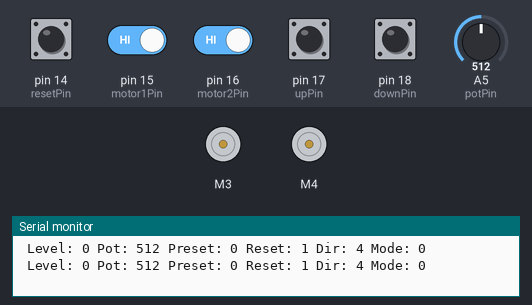
Simulated run of this sketch. Board: Arduino Uno, built with avr-gcc and run on an emulated ATmega328P. Parts: 2 × DC motor (green arrow = forward, orange = backward, longer = faster), the last lines printed to the serial monitor. The test bench sets the inputs (shaded band); at power-on: pin 14 (resetPin), pin 15 (motor1Pin), pin 16 (motor2Pin), pin 17 (upPin), pin 18 (downPin) HIGH, A5 (potPin) = 512.

Above: at 1.2 s.
1.3 s: pin 17 (upPin) pulled LOW for 0.15 s
At 1.37 s:
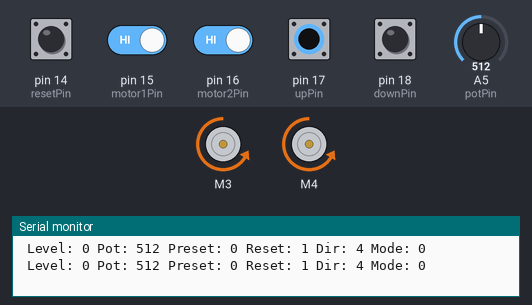
2.9 s: pin 18 (downPin) pulled LOW for 0.15 s
At 2.97 s:
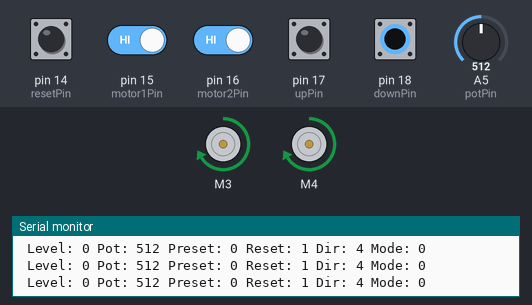
4.5 s: pin 15 (motor1Pin) driven LOW and pin 17 (upPin) driven LOW
At 5.2 s:
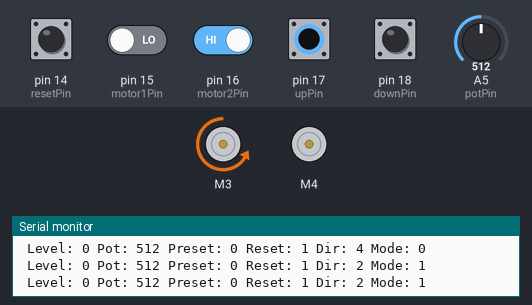
6.0 s: pin 15 (motor1Pin) driven HIGH
At 6.3 s:
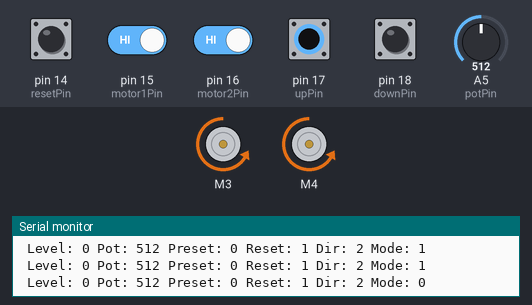
7.5 s: pin 17 (upPin) driven HIGH
At 8.7 s:
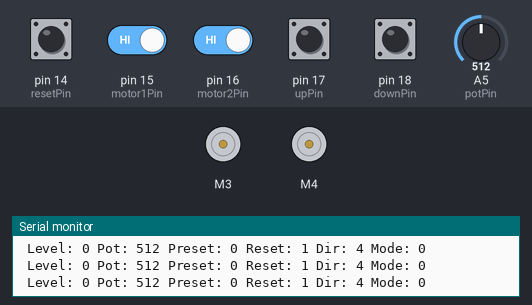
9.0 s: pin 16 (motor2Pin) driven LOW and pin 17 (upPin) driven LOW
At 9.8 s:
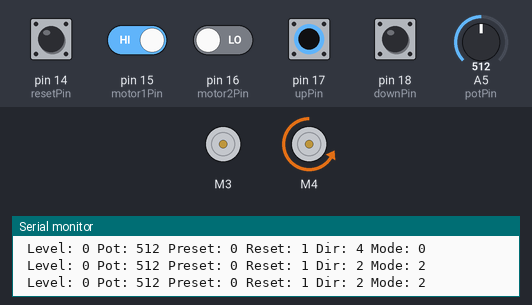
Timing chart, 0 to 11.5 s (numbered marks = the images above; inputs shaded):
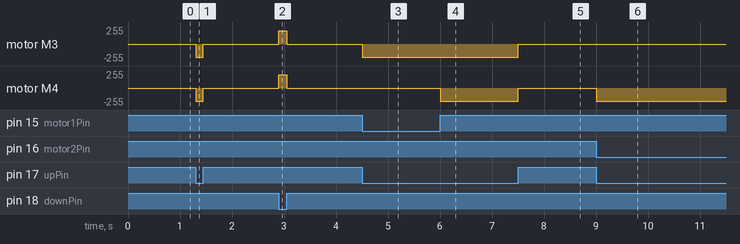

Measured:
- after the input at 1.3 s, motor M3, motor M4: stopped → backward 200/255 at once, → stopped 0.15 s later
- after the input at 2.9 s, motor M3, motor M4: stopped → forward 200/255 at once, → stopped 0.15 s later
- after the input at 4.5 s, motor M3: stopped → backward 200/255 at once
- after the input at 6.0 s, motor M4: stopped → backward 200/255 at once
- after the input at 7.5 s, motor M3, motor M4: backward 200/255 → stopped at once
- after the input at 9.0 s, motor M4: stopped → backward 200/255 at once

The sketch:

New_level.ino
```cpp
// Using AF Motor shield, 2x 6v geared motors, spooling up and down as crane
//the goal is to have a crane with two winches that keeps the load level
// Pot and hanging weight to sense level (pendulum principle, the pot measures the angle to the vertical)
//Arduino powered by USB, shield by 6V PS


//  ██████╗ ███████╗███████╗ ██████╗██████╗ ██╗██████╗ ████████╗██╗ ██████╗ ███╗   ██╗
//  ██╔══██╗██╔════╝██╔════╝██╔════╝██╔══██╗██║██╔══██╗╚══██╔══╝██║██╔═══██╗████╗  ██║
//  ██║  ██║█████╗  ███████╗██║     ██████╔╝██║██████╔╝   ██║   ██║██║   ██║██╔██╗ ██║
//  ██║  ██║██╔══╝  ╚════██║██║     ██╔══██╗██║██╔═══╝    ██║   ██║██║   ██║██║╚██╗██║
//  ██████╔╝███████╗███████║╚██████╗██║  ██║██║██║        ██║   ██║╚██████╔╝██║ ╚████║
//  ╚═════╝ ╚══════╝╚══════╝ ╚═════╝╚═╝  ╚═╝╚═╝╚═╝        ╚═╝   ╚═╝ ╚═════╝ ╚═╝  ╚═══╝
//


/*
AF motor shield
Digital pins used by the shield, so we will use the analog ones (as digital):
All digital pins to be used with pullup reisitors --> Button pushed = LOW

Pushbutton for level reset on pin 14 (A0)
Toggleswitch (on-off-on) on pins 15 (A1) and 16 (A2) --> Motor selection for manual driving or auto mode for off
Pushbutton for up, pin 17 (A3)
Pushbutton for down, pin 18 (A4)
Level pot: analog pin A5

Function:


-You put i the device in manual mode and level it by hand. from there you push the reset button. The angle reading is then stored as reference and the system will try to keep the load at that angle no mattre what.


*/


											//   ██████╗ ██████╗ ██████╗ ███████╗
											//  ██╔════╝██╔═══██╗██╔══██╗██╔════╝
											//  ██║     ██║   ██║██║  ██║█████╗
											//  ██║     ██║   ██║██║  ██║██╔══╝
											//  ╚██████╗╚██████╔╝██████╔╝███████╗
											//   ╚═════╝ ╚═════╝ ╚═════╝ ╚══════╝
											//

#include "AFMotor.h"

AF_DCMotor motor1(3);
AF_DCMotor motor2(4);
// pins
const int resetPin = 14;
const int motor1Pin = 15;
const int motor2Pin = 16;
const int upPin = 17;
const int downPin = 18;
const int potPin = A5;

//Variables internal to the program
int debugFlag = 1; // set to 1 to activate debug, 0 otherwise
unsigned long oldMillis = 0; //Used for debug

int motorMan = 0; //Gets the status of the manual/auto switch. 0 for maual, 1for motor 1, 2 for motor 2
int runDirection = RELEASE; //default= inactive motors
int potValue = -1; //pot reading
int potPreset = 0; //preset value of the level
boolean notLevel = false;


// --------------------Process variables: Here are your settings------------------------


int runSpeed = 200;	// General speed of the motors. Later improved with a speed pot ??
int lowSpeed = 100; // Speed when adjusting level.
int deadBand = 10;	// Dead band - hysteresis of the levelling function


//  ███████╗███████╗████████╗██╗   ██╗██████╗
//  ██╔════╝██╔════╝╚══██╔══╝██║   ██║██╔══██╗
//  ███████╗█████╗     ██║   ██║   ██║██████╔╝
//  ╚════██║██╔══╝     ██║   ██║   ██║██╔═══╝
//  ███████║███████╗   ██║   ╚██████╔╝██║
//  ╚══════╝╚══════╝   ╚═╝    ╚═════╝ ╚═╝
//


void setup() {
pinMode(14, INPUT_PULLUP);
pinMode(15, INPUT_PULLUP);
pinMode(16, INPUT_PULLUP);
pinMode(17, INPUT_PULLUP);
pinMode(18, INPUT_PULLUP);
pinMode(A5, INPUT);
if(debugFlag == 1){
    Serial.begin(9600);	// for debug purposes
}
}


//  ██╗      ██████╗  ██████╗ ██████╗
//  ██║     ██╔═══██╗██╔═══██╗██╔══██╗
//  ██║     ██║   ██║██║   ██║██████╔╝
//  ██║     ██║   ██║██║   ██║██╔═══╝
//  ███████╗╚██████╔╝╚██████╔╝██║
//  ╚══════╝ ╚═════╝  ╚═════╝ ╚═╝
//


void loop() {
	motor1.setSpeed(runSpeed);
	motor2.setSpeed(runSpeed);
	potValue = analogRead(potPin); //reads pot value and puts in in a convenient variable


// Resets level preset when button is pressed
if(digitalRead(resetPin) == LOW){
    potPreset = potValue;
	}

// if any button is pushed you're in manual mode, otherwise you're on auto.
if(digitalRead(motor1Pin) == LOW
	|| digitalRead(motor2Pin) == LOW
	|| digitalRead(upPin) == LOW
	|| digitalRead(downPin) == LOW){

    manualMode();
	}

 else {
 	motorStop(); //stops motors in case manual mode left them on
	autoMode();
 }

//enables (or not) the serial debug
	if(debugFlag == 1){
	    myDebug();
	}


}

//  ██████╗ ███████╗██████╗ ██╗   ██╗ ██████╗
//  ██╔══██╗██╔════╝██╔══██╗██║   ██║██╔════╝
//  ██║  ██║█████╗  ██████╔╝██║   ██║██║  ███╗
//  ██║  ██║██╔══╝  ██╔══██╗██║   ██║██║   ██║
//  ██████╔╝███████╗██████╔╝╚██████╔╝╚██████╔╝
//  ╚═════╝ ╚══════╝╚═════╝  ╚═════╝  ╚═════╝
//


// Debug through serial, gives variable and input status every 500 ms
void myDebug(){
	if(millis() >= (oldMillis + 500)){

	    Serial.print(" Level: ");
	    Serial.print(notLevel);
		Serial.print(" Pot: ");
		Serial.print(potValue);
		Serial.print(" Preset: ");
		Serial.print(potPreset);
		Serial.print(" Reset: ");
		Serial.print(digitalRead(resetPin));
		Serial.print(" Dir: ");
		Serial.print(runDirection);
		Serial.print(" Mode: ");
		Serial.println(motorMan);
		oldMillis = millis();
		}
}


//   █████╗ ██╗   ██╗████████╗ ██████╗     ███╗   ███╗ ██████╗ ██████╗ ███████╗
//  ██╔══██╗██║   ██║╚══██╔══╝██╔═══██╗    ████╗ ████║██╔═══██╗██╔══██╗██╔════╝
//  ███████║██║   ██║   ██║   ██║   ██║    ██╔████╔██║██║   ██║██║  ██║█████╗
//  ██╔══██║██║   ██║   ██║   ██║   ██║    ██║╚██╔╝██║██║   ██║██║  ██║██╔══╝
//  ██║  ██║╚██████╔╝   ██║   ╚██████╔╝    ██║ ╚═╝ ██║╚██████╔╝██████╔╝███████╗
//  ╚═╝  ╚═╝ ╚═════╝    ╚═╝    ╚═════╝     ╚═╝     ╚═╝ ╚═════╝ ╚═════╝ ╚══════╝
//


void autoMode(){
	//Checks if levelling is needed
	if((abs(potValue - potPreset) > deadBand) && potPreset > 0){
	    notLevel = true;
		}
	else {
		notLevel = false;
		}

	if(notLevel == true){
		autoRun();
	}


}

void autoRun(){
	//Runs the motors as needed by levelling function
	if(potValue < potPreset){
	   runDirection = FORWARD;
	  }
  	else if(potValue > potPreset){
  	    runDirection = BACKWARD;
  	}


	   motor1.setSpeed(lowSpeed);
	   motor1.run(runDirection);
	   delay(100);//motor runs for at least 100ms to avoid micromovements at the edge of the deadband

}


//  ███╗   ███╗ █████╗ ███╗   ██╗██╗   ██╗ █████╗ ██╗         ███╗   ███╗ ██████╗ ██████╗ ███████╗
//  ████╗ ████║██╔══██╗████╗  ██║██║   ██║██╔══██╗██║         ████╗ ████║██╔═══██╗██╔══██╗██╔════╝
//  ██╔████╔██║███████║██╔██╗ ██║██║   ██║███████║██║         ██╔████╔██║██║   ██║██║  ██║█████╗
//  ██║╚██╔╝██║██╔══██║██║╚██╗██║██║   ██║██╔══██║██║         ██║╚██╔╝██║██║   ██║██║  ██║██╔══╝
//  ██║ ╚═╝ ██║██║  ██║██║ ╚████║╚██████╔╝██║  ██║███████╗    ██║ ╚═╝ ██║╚██████╔╝██████╔╝███████╗
//  ╚═╝     ╚═╝╚═╝  ╚═╝╚═╝  ╚═══╝ ╚═════╝ ╚═╝  ╚═╝╚══════╝    ╚═╝     ╚═╝ ╚═════╝ ╚═════╝ ╚══════╝
//

void manualMode(){
		//Checks what motor should be run
	if(digitalRead(motor1Pin) == LOW){	//Motor 1 is selected for manual run
	    motorMan = 1;

	}
	else if(digitalRead(motor2Pin) == LOW){ //Motor 2 is selected for manual run
	    motorMan = 2;
	}
	else {	//No motor is selected --> Auto / dual mode
		motorMan = 0;
	}
	// check in which direction the motor should run
	if(digitalRead(upPin) == HIGH && digitalRead(downPin) == LOW){
	  runDirection = FORWARD;
	}
	else if(digitalRead(downPin) == HIGH && digitalRead(upPin) == LOW){
	  runDirection = BACKWARD;
	}
	else {runDirection = RELEASE; // in case the 2 buttons are pressed, nothing should happen
	}

	// Actually run the motors
	//runs the motor(s) that have been selected above in the direction decided by the buttons. No buttons= inactive state

	if(motorMan == 1){
	    motor1.run(runDirection);
		}
		else if(motorMan == 2){
	   		 motor2.run(runDirection);
		}
		else {
	    	motor1.run(runDirection);
	    	motor2.run(runDirection);

	}
}


void motorStop(){
	//Stops all motors
	runDirection = RELEASE;
	motor1.run(runDirection);
	motor2.run(runDirection);
}


//  ████████╗ ██████╗ ██████╗  ██████╗
//  ╚══██╔══╝██╔═══██╗██╔══██╗██╔═══██╗
//     ██║   ██║   ██║██║  ██║██║   ██║
//     ██║   ██║   ██║██║  ██║██║   ██║
//     ██║   ╚██████╔╝██████╔╝╚██████╔╝
//     ╚═╝    ╚═════╝ ╚═════╝  ╚═════╝
//

/*

default for preset = -1 , that means uncalibrated. (ANALOG IS 0-1023)

-Spare one pin by making only one motor manually driveable (and spare some code)
-Add IR sensor for hovering ability (auto mode)
-HW: Add a board with a 7806 to power everything through 1 power supply (or check if 5v is ok ....)

*/
```
